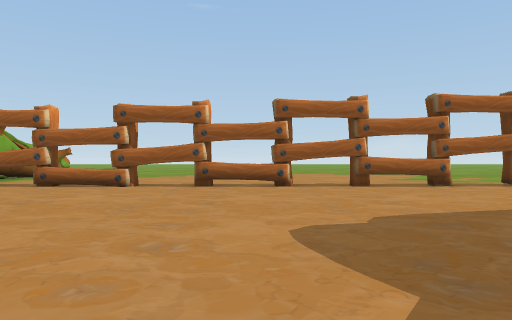
view 1 (above)

17 first-person views from a walk through a Unity game level. The camera is 1.4 m above the floor, looks level and sees 70° across. The floor is counted in squares, 2 m on a side. Each view is taken from the middle of a square. On the plan, view 1 faces up. The plan holds only what a view shows up to about 11 squares ahead; the rest is blank. The place goes on beyond the plan. Some surface patterns are stand-ins.

view 2
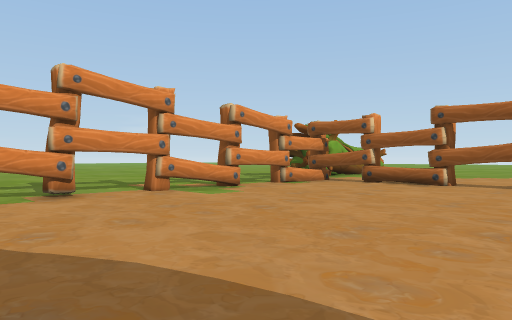

view 3
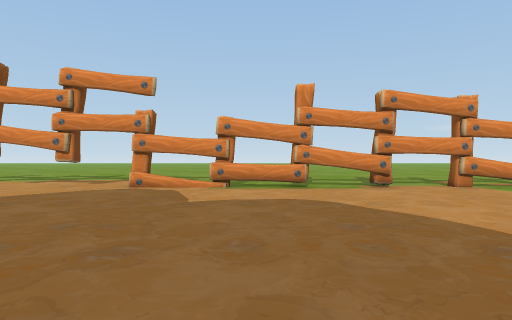

view 4
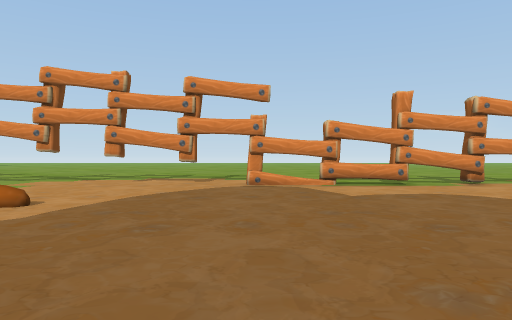

view 5
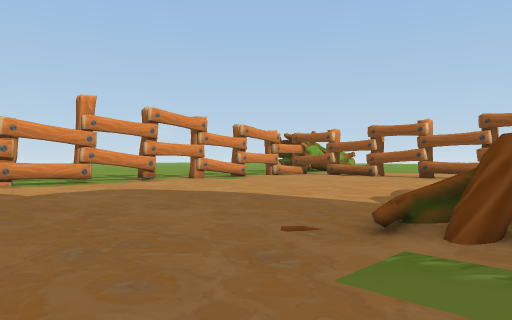

view 6
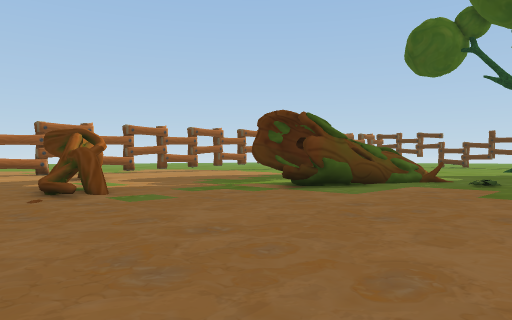

view 7
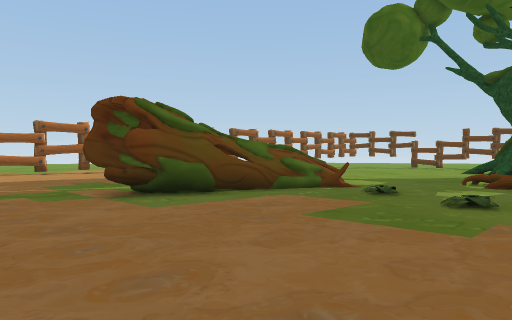

view 8
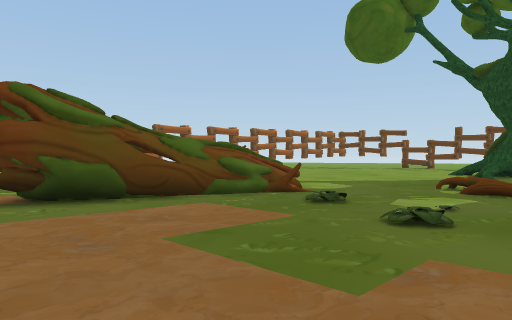

view 9
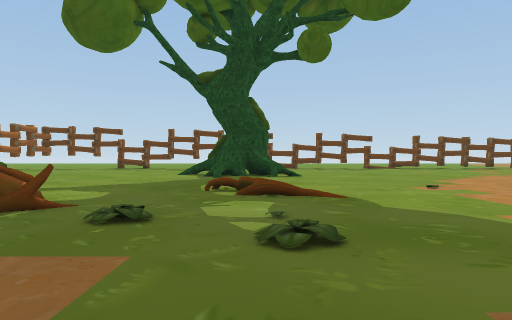

view 10
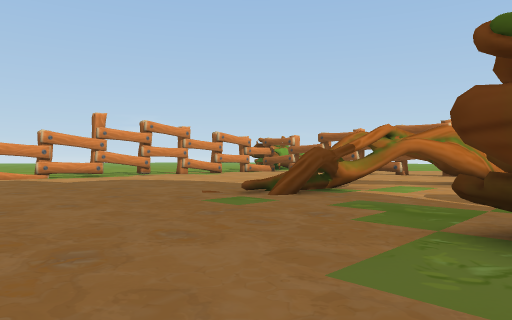

view 11
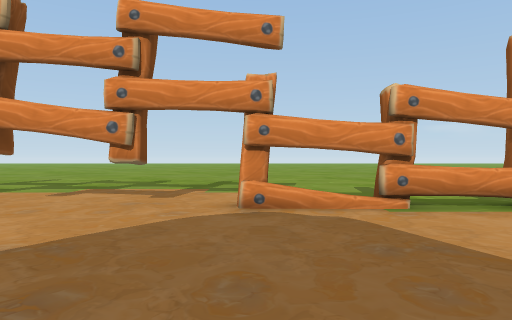

view 12
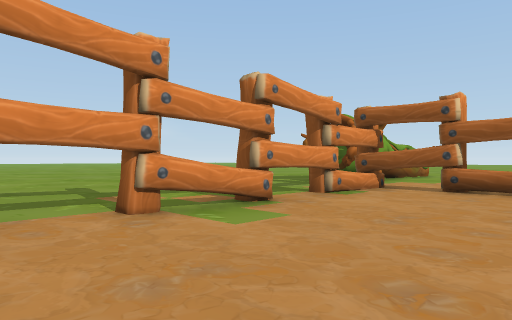

view 13
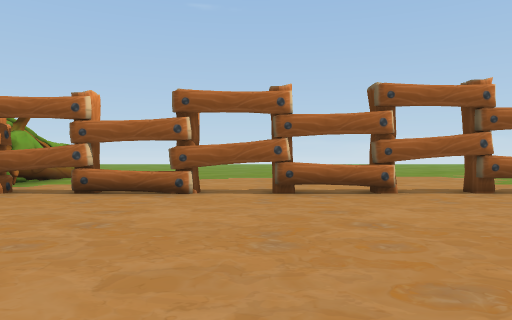

view 14
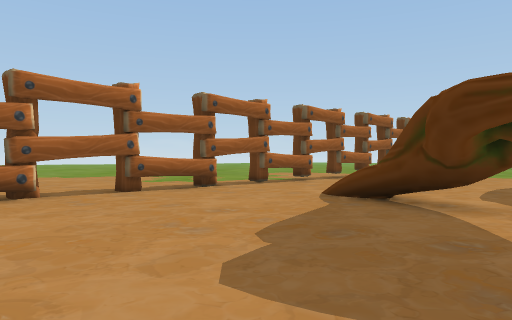

view 15
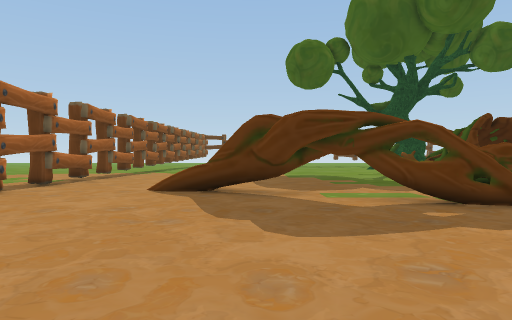

view 16
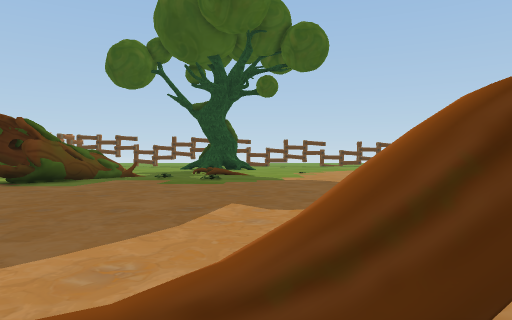

view 17
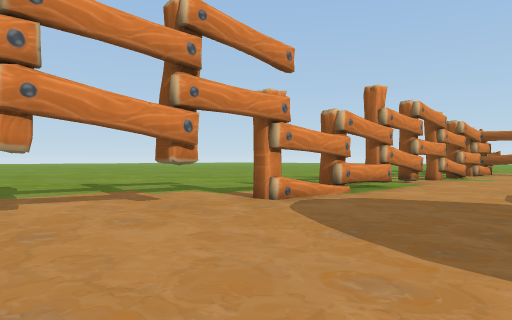

### Floor plan
Key: @ floor where view 1 was taken; # wall or solid block; . floor; = window, fence, low wall or low ledge; ^ raised ledge; T thing the floor can be seen under or through; R tree; P plant; O other object.
Columns run from 9 left of view 1 to 18 right of it. Each row starts with its distance up from view 1.
 14            ..
 13 R.    ..   ....
 12 R..   .........
 11 RR..  ............
 10  OO###TTT=TTTTT.##
  9 ..O...............
  8 .OO...............
  7 ..T...............
  6 ..T...........=
  5 ..=...........T.......
  4 .##..........TT.......
  3 ..............#...
  2 ............##....
  1 ..T.........#......
  0 ..T......@.=#......
 -1 ..T.........#.....
 -2 ..=.............RRR       ..
 -3 . #.............RRRRR   ....
 -4 . ...............RRRRRRR....
 -5 .....................R......
 -6 ....................P.......
 -7 .#.........................
 -8 ...................P.O.==
 -9 .#.....=....................
-10 ..... .^....................

Where each view was taken, in squares from view 1:
view 1: 0 up, 0 right, facing up
view 2: 1 down, 0 right, facing up-left
view 3: 2 down, 2 right, facing left
view 4: 5 down, 3 right, facing left
view 5: 5 down, 4 right, facing up-left
view 6: 9 down, 0 right, facing up-right
view 7: 10 down, 4 right, facing up-right
view 8: 10 down, 6 right, facing up-right
view 9: 8 down, 7 right, facing right
view 10: 7 down, 8 right, facing up-left
view 11: 5 down, 2 left, facing left
view 12: 1 up, 3 left, facing up-left
view 13: 2 up, 2 left, facing up
view 14: 2 up, 1 left, facing up-right
view 15: 4 up, 3 left, facing right
view 16: 10 down, 3 left, facing right
view 17: 10 down, 3 left, facing up-left
